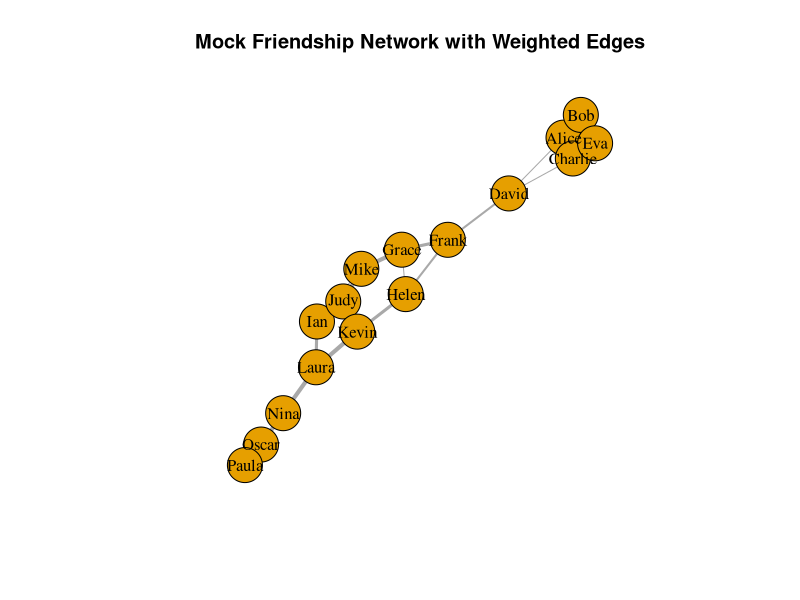
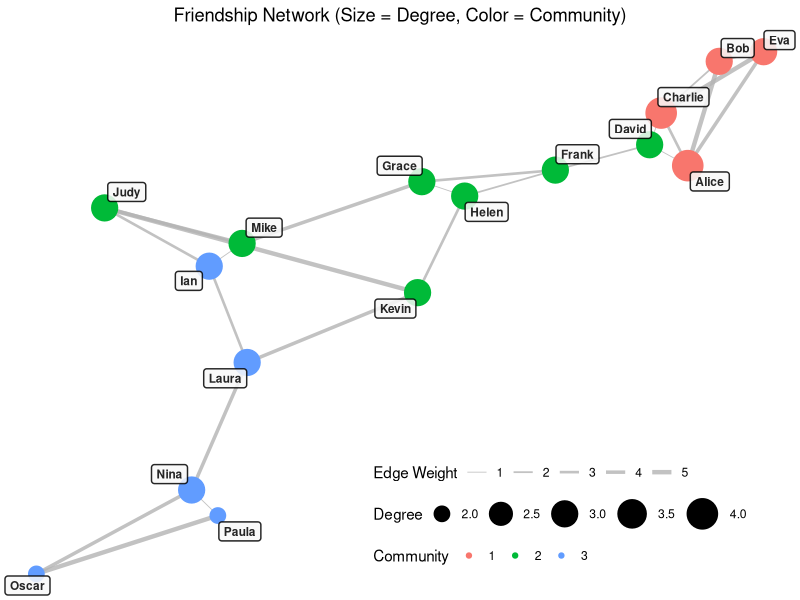
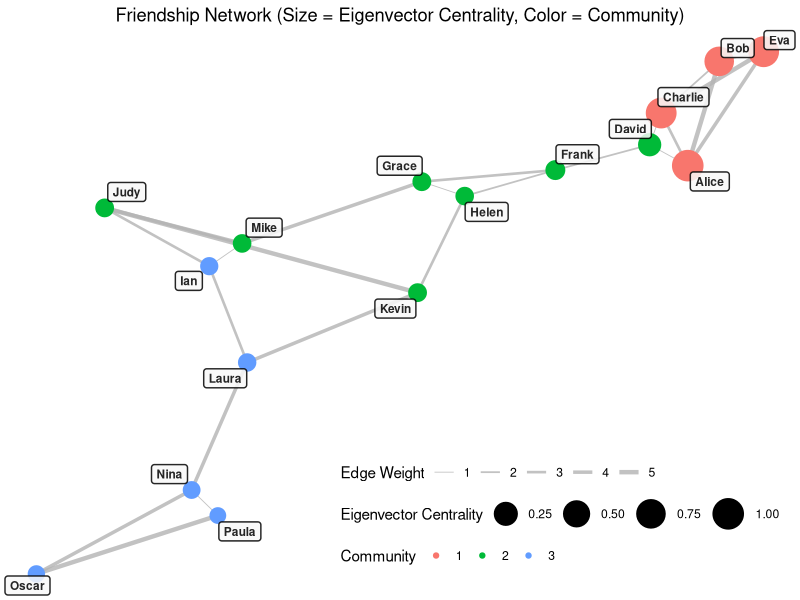
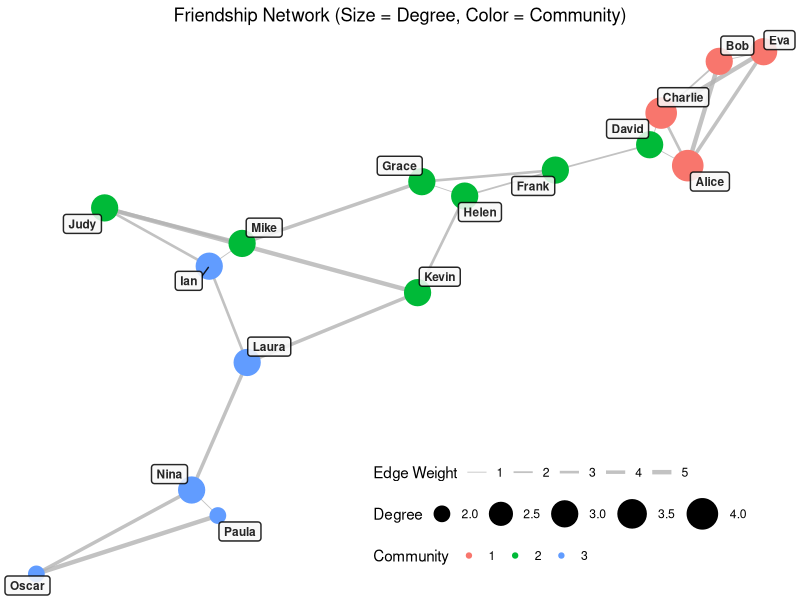
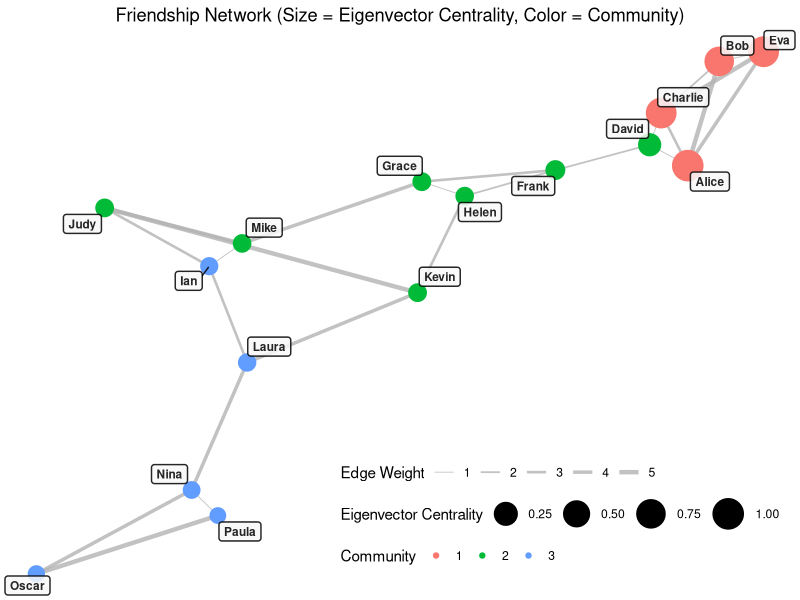

Generate these figures, in order, with R:
library("igraph")

# Load edge list
edges <- read.csv("Network_Demo_3.csv")
# Create weighted undirected graph
g <- graph_from_data_frame(edges, directed = FALSE)

# Quick base R plot
plot(g,
     edge.width = E(g)$weight,
     vertex.size = 20,
     vertex.label.color = "black",
     main = "Mock Friendship Network with Weighted Edges")

# -------------------------------
# Node-level metrics
# -------------------------------

print("Unweighted Degree Centrality:")
print(degree(g))

print("Weighted Degree Centrality (Strength):")
print(strength(g, weights = E(g)$weight))

print("Betweenness Centrality (weighted):")
print(betweenness(g, weights = E(g)$weight))

print("Closeness Centrality (weighted):")
print(closeness(g, weights = 1 / E(g)$weight))

print("Eigenvector Centrality:")
print(eigen_centrality(g, weights = E(g)$weight)$vector)

print("PageRank:")
print(page_rank(g, weights = E(g)$weight)$vector)

print("Burt’s Constraint:")
print(constraint(g))

print("Local Clustering Coefficient:")
print(transitivity(g, type = "local", isolates = "zero"))

print("K-core Index:")
print(coreness(g))

# -------------------------------
# Graph-level metrics
# -------------------------------

print("Graph Density:")
print(edge_density(g))

print("Average Path Length (unweighted):")
print(mean_distance(g, directed = FALSE))

print("Average Path Length (weighted):")
print(mean_distance(g, directed = FALSE, weights = 1 / E(g)$weight))

print("Global Clustering Coefficient:")
print(transitivity(g, type = "global"))

cl <- cluster_louvain(g, weights = E(g)$weight)
# Louvain is a popular community detection algorithm
# There are other methods like Infomap, Walktrap, etc.
membership_vector <- membership(cl)
print("Community Memberships:")
split(names(membership_vector), membership_vector)

print("Modularity (Louvain):")
print(modularity(cl))
# Higher modularity means more segregated into communities
# denser connections within communities & sparser connections between them

print("Number of Communities Detected:")
print(length(cl))

# -------------------------------
# ggraph Plot (Optional)
# -------------------------------

library("ggraph")
library("tidygraph")
library("ggplot2")
tg <- as_tbl_graph(g) %>%
  mutate(community = factor(membership(cl)),
         degree = centrality_degree(),
         eigencent = centrality_eigen(weights = weight))

set.seed(123)  # For reproducibility
ggraph(tg, layout = "kk") +
  # You can use other layouts like "fr", "drl", "stress", "circle", "tree", "sphere"
  geom_edge_link(
    aes(width = weight),
    alpha = 0.8,
    color = "gray70"
  ) +
  geom_node_point(
    aes(color = community,
        size = degree),
    alpha = 1
  ) +
  geom_node_label(
    aes(label = name),
    size = 3,
    label.size = 0.5,
    color = "black",
    fill = "#F8F8F8",
    fontface = "bold",
    alpha = 0.85,
    repel = TRUE
  ) +
  scale_edge_width(range = c(0.3, 1.5)) +
  scale_size(range = c(5, 10)) +
  theme_void() +
  ggtitle("Friendship Network (Size = Degree, Color = Community)") +
  theme(
    plot.title = element_text(hjust = 0.5),
    legend.position = c(0.7, 0.15),
    legend.box = "vertical"
  ) +
  guides(
    edge_width = guide_legend(title = "Edge Weight", direction = "horizontal"),
    color = guide_legend(title = "Community", direction = "horizontal"),
    size = guide_legend(title = "Degree", direction = "horizontal")
  )

# Optional: Save the plot
ggsave("Network_Demo_3_1.pdf", width = 8, height = 8)

# You can also plot the graph with node size indicating eigenvector centrality
set.seed(123)  # For reproducibility
ggraph(tg, layout = "kk") +
  geom_edge_link(
    aes(width = weight),
    alpha = 0.8,
    color = "gray70"
  ) +
  geom_node_point(
    aes(color = community,
        size = eigencent),
    alpha = 1
  ) +
  geom_node_label(
    aes(label = name),
    size = 3,
    label.size = 0.5,
    color = "black",
    fill = "#F8F8F8",
    fontface = "bold",
    alpha = 0.85,
    repel = TRUE
  ) +
  scale_edge_width(range = c(0.3, 1.5)) +
  scale_size(range = c(5, 10)) +
  theme_void() +
  ggtitle("Friendship Network (Size = Eigenvector Centrality, Color = Community)") +
  theme(
    plot.title = element_text(hjust = 0.5),
    legend.position = c(0.7, 0.15),
    legend.box = "vertical"
  ) +
  guides(
    edge_width = guide_legend(title = "Edge Weight", direction = "horizontal"),
    color = guide_legend(title = "Community", direction = "horizontal"),
    size = guide_legend(title = "Eigenvector Centrality", direction = "horizontal")
  )

# Optional: Save the plot
ggsave("Network_Demo_3_2.pdf", width = 8, height = 8)
